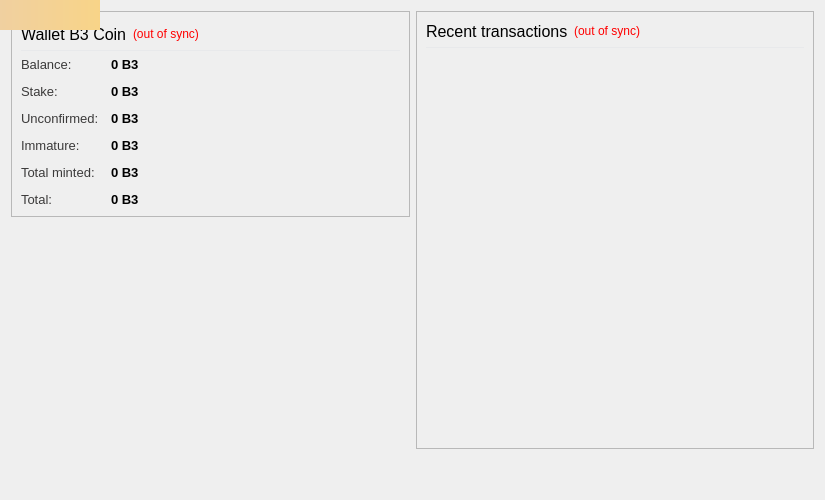
<?xml version="1.0" encoding="UTF-8"?>
<ui version="4.0">
 <class>OverviewPage</class>
 <widget class="QWidget" name="OverviewPage">
  <property name="geometry">
   <rect>
    <x>0</x>
    <y>0</y>
    <width>825</width>
    <height>500</height>
   </rect>
  </property>
  <property name="maximumSize">
   <size>
    <width>825</width>
    <height>500</height>
   </size>
  </property>
  <property name="windowTitle">
   <string>Form</string>
  </property>
  <layout class="QHBoxLayout" name="horizontalLayout" stretch="1,1">
   <item>
    <layout class="QVBoxLayout" name="verticalLayout_2">
     <item>
      <widget class="QFrame" name="frame">
       <property name="styleSheet">
        <string notr="true"/>
       </property>
       <property name="frameShape">
        <enum>QFrame::StyledPanel</enum>
       </property>
       <property name="frameShadow">
        <enum>QFrame::Plain</enum>
       </property>
       <layout class="QVBoxLayout" name="verticalLayout_4">
        <property name="topMargin">
         <number>12</number>
        </property>
        <item>
         <layout class="QHBoxLayout" name="horizontalLayout_4">
          <item>
           <widget class="QLabel" name="label_5">
            <property name="font">
             <font>
              <pointsize>12</pointsize>
              <weight>50</weight>
              <bold>false</bold>
             </font>
            </property>
            <property name="styleSheet">
             <string notr="true">QLabel { color: #000000; border: none;}</string>
            </property>
            <property name="frameShape">
             <enum>QFrame::NoFrame</enum>
            </property>
            <property name="frameShadow">
             <enum>QFrame::Plain</enum>
            </property>
            <property name="text">
             <string>Wallet B3 Coin</string>
            </property>
           </widget>
          </item>
          <item>
           <widget class="QLabel" name="labelWalletStatus">
            <property name="toolTip">
             <string>The displayed information may be out of date. Your wallet automatically synchronizes with the Staycoin network after a connection is established, but this process has not completed yet.</string>
            </property>
            <property name="styleSheet">
             <string notr="true">QLabel { color: red; border-radius: none; border: 0; }</string>
            </property>
            <property name="text">
             <string notr="true">(out of sync)</string>
            </property>
            <property name="alignment">
             <set>Qt::AlignLeading|Qt::AlignLeft|Qt::AlignVCenter</set>
            </property>
           </widget>
          </item>
          <item>
           <spacer name="horizontalSpacer">
            <property name="orientation">
             <enum>Qt::Horizontal</enum>
            </property>
            <property name="sizeHint" stdset="0">
             <size>
              <width>40</width>
              <height>20</height>
             </size>
            </property>
           </spacer>
          </item>
         </layout>
        </item>
        <item>
         <widget class="Line" name="line_2">
          <property name="maximumSize">
           <size>
            <width>16777215</width>
            <height>1</height>
           </size>
          </property>
          <property name="styleSheet">
           <string notr="true">height:1px;border:none;background-color: #e8e9eb; font-size:0; line-height:0;</string>
          </property>
          <property name="frameShadow">
           <enum>QFrame::Plain</enum>
          </property>
          <property name="orientation">
           <enum>Qt::Horizontal</enum>
          </property>
         </widget>
        </item>
        <item>
         <layout class="QFormLayout" name="formLayout_2">
          <property name="fieldGrowthPolicy">
           <enum>QFormLayout::AllNonFixedFieldsGrow</enum>
          </property>
          <property name="horizontalSpacing">
           <number>12</number>
          </property>
          <property name="verticalSpacing">
           <number>12</number>
          </property>
          <item row="0" column="1">
           <widget class="QLabel" name="labelBalance">
            <property name="font">
             <font>
              <pointsize>10</pointsize>
              <weight>75</weight>
              <bold>true</bold>
             </font>
            </property>
            <property name="cursor">
             <cursorShape>IBeamCursor</cursorShape>
            </property>
            <property name="toolTip">
             <string>Your current spendable balance</string>
            </property>
            <property name="styleSheet">
             <string notr="true">QLabel { color: #000000; border: none; }</string>
            </property>
            <property name="text">
             <string notr="true">0 B3</string>
            </property>
            <property name="textInteractionFlags">
             <set>Qt::LinksAccessibleByMouse|Qt::TextSelectableByKeyboard|Qt::TextSelectableByMouse</set>
            </property>
           </widget>
          </item>
          <item row="1" column="0">
           <widget class="QLabel" name="label_6">
            <property name="font">
             <font>
              <pointsize>10</pointsize>
             </font>
            </property>
            <property name="styleSheet">
             <string notr="true">QLabel { border:none; color: #3B3A3A;}</string>
            </property>
            <property name="text">
             <string>Stake:</string>
            </property>
           </widget>
          </item>
          <item row="1" column="1">
           <widget class="QLabel" name="labelStake">
            <property name="font">
             <font>
              <pointsize>10</pointsize>
              <weight>75</weight>
              <bold>true</bold>
             </font>
            </property>
            <property name="cursor">
             <cursorShape>IBeamCursor</cursorShape>
            </property>
            <property name="toolTip">
             <string>Total of coins that was staked, and do not yet count toward the current balance</string>
            </property>
            <property name="styleSheet">
             <string notr="true">QLabel { color: #000000; border: none; }</string>
            </property>
            <property name="text">
             <string notr="true">0 B3</string>
            </property>
            <property name="textInteractionFlags">
             <set>Qt::LinksAccessibleByMouse|Qt::TextSelectableByKeyboard|Qt::TextSelectableByMouse</set>
            </property>
           </widget>
          </item>
          <item row="2" column="0">
           <widget class="QLabel" name="label_3">
            <property name="font">
             <font>
              <pointsize>10</pointsize>
             </font>
            </property>
            <property name="styleSheet">
             <string notr="true">QLabel { border:none; color: #3B3A3A;}</string>
            </property>
            <property name="text">
             <string>Unconfirmed:</string>
            </property>
           </widget>
          </item>
          <item row="2" column="1">
           <widget class="QLabel" name="labelUnconfirmed">
            <property name="font">
             <font>
              <pointsize>10</pointsize>
              <weight>75</weight>
              <bold>true</bold>
             </font>
            </property>
            <property name="cursor">
             <cursorShape>IBeamCursor</cursorShape>
            </property>
            <property name="toolTip">
             <string>Total of transactions that have yet to be confirmed, and do not yet count toward the current balance</string>
            </property>
            <property name="styleSheet">
             <string notr="true">QLabel { color: #000000; border: none; }</string>
            </property>
            <property name="text">
             <string notr="true">0 B3</string>
            </property>
            <property name="textInteractionFlags">
             <set>Qt::LinksAccessibleByMouse|Qt::TextSelectableByKeyboard|Qt::TextSelectableByMouse</set>
            </property>
           </widget>
          </item>
          <item row="3" column="0">
           <widget class="QLabel" name="labelImmatureText">
            <property name="font">
             <font>
              <pointsize>10</pointsize>
             </font>
            </property>
            <property name="styleSheet">
             <string notr="true">QLabel { border:none; color: #3B3A3A;}</string>
            </property>
            <property name="text">
             <string>Immature:</string>
            </property>
           </widget>
          </item>
          <item row="3" column="1">
           <widget class="QLabel" name="labelImmature">
            <property name="font">
             <font>
              <pointsize>10</pointsize>
              <weight>75</weight>
              <bold>true</bold>
             </font>
            </property>
            <property name="cursor">
             <cursorShape>IBeamCursor</cursorShape>
            </property>
            <property name="toolTip">
             <string>Mined balance that has not yet matured</string>
            </property>
            <property name="styleSheet">
             <string notr="true">QLabel { color: #000000; border: none; }</string>
            </property>
            <property name="text">
             <string notr="true">0 B3</string>
            </property>
            <property name="textInteractionFlags">
             <set>Qt::LinksAccessibleByMouse|Qt::TextSelectableByKeyboard|Qt::TextSelectableByMouse</set>
            </property>
           </widget>
          </item>
          <item row="4" column="0">
           <widget class="QLabel" name="labelMintedText">
            <property name="font">
             <font>
              <pointsize>10</pointsize>
             </font>
            </property>
            <property name="styleSheet">
             <string notr="true">QLabel { border:none; color: #3B3A3A;}</string>
            </property>
            <property name="text">
             <string>Total minted:</string>
            </property>
           </widget>
          </item>
          <item row="4" column="1">
           <widget class="QLabel" name="labelMinted">
            <property name="font">
             <font>
              <pointsize>10</pointsize>
              <weight>75</weight>
              <bold>true</bold>
             </font>
            </property>
            <property name="cursor">
             <cursorShape>IBeamCursor</cursorShape>
            </property>
            <property name="toolTip">
             <string>Total number of coins made by POS</string>
            </property>
            <property name="styleSheet">
             <string notr="true">QLabel { color: #000000; border: none; }</string>
            </property>
            <property name="text">
             <string notr="true">0 B3</string>
            </property>
            <property name="textInteractionFlags">
             <set>Qt::LinksAccessibleByMouse|Qt::TextSelectableByKeyboard|Qt::TextSelectableByMouse</set>
            </property>
           </widget>
          </item>
          <item row="5" column="0">
           <widget class="QLabel" name="labelTotalText">
            <property name="font">
             <font>
              <pointsize>10</pointsize>
             </font>
            </property>
            <property name="styleSheet">
             <string notr="true">QLabel { border:none; color: #3B3A3A;}</string>
            </property>
            <property name="text">
             <string>Total:</string>
            </property>
           </widget>
          </item>
          <item row="5" column="1">
           <widget class="QLabel" name="labelTotal">
            <property name="font">
             <font>
              <pointsize>10</pointsize>
              <weight>75</weight>
              <bold>true</bold>
             </font>
            </property>
            <property name="cursor">
             <cursorShape>IBeamCursor</cursorShape>
            </property>
            <property name="toolTip">
             <string>Your current total balance</string>
            </property>
            <property name="styleSheet">
             <string notr="true">QLabel { color: #000000; border: none; }</string>
            </property>
            <property name="text">
             <string notr="true">0 B3</string>
            </property>
            <property name="textInteractionFlags">
             <set>Qt::LinksAccessibleByMouse|Qt::TextSelectableByKeyboard|Qt::TextSelectableByMouse</set>
            </property>
           </widget>
          </item>
          <item row="0" column="0">
           <widget class="QLabel" name="label">
            <property name="font">
             <font>
              <pointsize>10</pointsize>
             </font>
            </property>
            <property name="styleSheet">
             <string notr="true">QLabel { border:none; color: #3B3A3A;}</string>
            </property>
            <property name="frameShape">
             <enum>QFrame::NoFrame</enum>
            </property>
            <property name="lineWidth">
             <number>1</number>
            </property>
            <property name="text">
             <string>Balance:</string>
            </property>
            <property name="alignment">
             <set>Qt::AlignLeading|Qt::AlignLeft|Qt::AlignVCenter</set>
            </property>
           </widget>
          </item>
         </layout>
        </item>
       </layout>
      </widget>
     </item>
     <item>
      <spacer name="verticalSpacer">
       <property name="orientation">
        <enum>Qt::Vertical</enum>
       </property>
       <property name="sizeType">
        <enum>QSizePolicy::Expanding</enum>
       </property>
       <property name="sizeHint" stdset="0">
        <size>
         <width>20</width>
         <height>20</height>
        </size>
       </property>
      </spacer>
     </item>
     <item alignment="Qt::AlignHCenter">
      <widget class="QLabel" name="label_61">
       <property name="sizePolicy">
        <sizepolicy hsizetype="Preferred" vsizetype="Preferred">
         <horstretch>0</horstretch>
         <verstretch>0</verstretch>
        </sizepolicy>
       </property>
       <property name="text">
        <string/>
       </property>
       <property name="pixmap">
        <pixmap>:/images/wallet_bgcoin</pixmap>
       </property>
       <property name="scaledContents">
        <bool>false</bool>
       </property>
       <property name="alignment">
        <set>Qt::AlignBottom|Qt::AlignLeading|Qt::AlignLeft</set>
       </property>
       <property name="wordWrap">
        <bool>false</bool>
       </property>
       <property name="margin">
        <number>0</number>
       </property>
       <property name="indent">
        <number>0</number>
       </property>
       <property name="openExternalLinks">
        <bool>false</bool>
       </property>
      </widget>
     </item>
    </layout>
   </item>
   <item>
    <layout class="QVBoxLayout" name="verticalLayout_3">
     <item>
      <widget class="QFrame" name="frame_2">
       <property name="styleSheet">
        <string notr="true"/>
       </property>
       <property name="frameShape">
        <enum>QFrame::StyledPanel</enum>
       </property>
       <property name="frameShadow">
        <enum>QFrame::Plain</enum>
       </property>
       <layout class="QVBoxLayout" name="verticalLayout" stretch="0,0,0">
        <item>
         <layout class="QHBoxLayout" name="horizontalLayout_2">
          <item>
           <widget class="QLabel" name="label_4">
            <property name="font">
             <font>
              <pointsize>12</pointsize>
             </font>
            </property>
            <property name="styleSheet">
             <string notr="true">QLabel { color: #000000; border: none;}</string>
            </property>
            <property name="text">
             <string>Recent transactions</string>
            </property>
           </widget>
          </item>
          <item>
           <widget class="QLabel" name="labelTransactionsStatus">
            <property name="toolTip">
             <string>The displayed information may be out of date. Your wallet automatically synchronizes with the Staycoin network after a connection is established, but this process has not completed yet.</string>
            </property>
            <property name="styleSheet">
             <string notr="true">QLabel { color: red; border-radius: 0; border:none;}</string>
            </property>
            <property name="text">
             <string notr="true">(out of sync)</string>
            </property>
            <property name="alignment">
             <set>Qt::AlignRight|Qt::AlignTrailing|Qt::AlignVCenter</set>
            </property>
           </widget>
          </item>
          <item>
           <spacer name="horizontalSpacer_2">
            <property name="orientation">
             <enum>Qt::Horizontal</enum>
            </property>
            <property name="sizeHint" stdset="0">
             <size>
              <width>40</width>
              <height>20</height>
             </size>
            </property>
           </spacer>
          </item>
         </layout>
        </item>
        <item>
         <widget class="Line" name="line">
          <property name="maximumSize">
           <size>
            <width>16777215</width>
            <height>1</height>
           </size>
          </property>
          <property name="styleSheet">
           <string notr="true">height:1px;border:none;background-color: #e8e9eb; font-size:0; line-height:0;</string>
          </property>
          <property name="orientation">
           <enum>Qt::Horizontal</enum>
          </property>
         </widget>
        </item>
        <item>
         <widget class="QListView" name="listTransactions">
          <property name="styleSheet">
           <string notr="true">QListView { background: transparent; border-radius:0; border:none;}</string>
          </property>
          <property name="frameShape">
           <enum>QFrame::NoFrame</enum>
          </property>
          <property name="verticalScrollBarPolicy">
           <enum>Qt::ScrollBarAsNeeded</enum>
          </property>
          <property name="horizontalScrollBarPolicy">
           <enum>Qt::ScrollBarAlwaysOff</enum>
          </property>
          <property name="autoScroll">
           <bool>true</bool>
          </property>
          <property name="selectionMode">
           <enum>QAbstractItemView::NoSelection</enum>
          </property>
         </widget>
        </item>
       </layout>
      </widget>
     </item>
     <item>
      <spacer name="verticalSpacer_2">
       <property name="orientation">
        <enum>Qt::Vertical</enum>
       </property>
       <property name="sizeType">
        <enum>QSizePolicy::Fixed</enum>
       </property>
       <property name="sizeHint" stdset="0">
        <size>
         <width>20</width>
         <height>20</height>
        </size>
       </property>
      </spacer>
     </item>
     <item>
      <widget class="QLabel" name="labelBanner">
       <property name="sizePolicy">
        <sizepolicy hsizetype="Preferred" vsizetype="Preferred">
         <horstretch>0</horstretch>
         <verstretch>0</verstretch>
        </sizepolicy>
       </property>
       <property name="cursor">
        <cursorShape>PointingHandCursor</cursorShape>
       </property>
       <property name="text">
        <string/>
       </property>
       <property name="pixmap">
        <pixmap>:/images/banner</pixmap>
       </property>
       <property name="scaledContents">
        <bool>false</bool>
       </property>
       <property name="alignment">
        <set>Qt::AlignBottom|Qt::AlignHCenter</set>
       </property>
       <property name="wordWrap">
        <bool>false</bool>
       </property>
       <property name="margin">
        <number>0</number>
       </property>
       <property name="indent">
        <number>0</number>
       </property>
      </widget>
     </item>
    </layout>
   </item>
  </layout>
  <widget class="QLabel" name="labelAlerts">
   <property name="geometry">
    <rect>
     <x>0</x>
     <y>0</y>
     <width>100</width>
     <height>30</height>
    </rect>
   </property>
   <property name="visible">
    <bool>false</bool>
   </property>
   <property name="styleSheet">
    <string notr="true">background-color: qlineargradient(x1: 0, y1: 0, x2: 1, y2: 0, stop:0 #F0D0A0, stop:1 #F8D488);  color:#000000
</string>
   </property>
   <property name="wordWrap">
    <bool>true</bool>
   </property>
   <property name="margin">
    <number>3</number>
   </property>
  </widget>
 </widget>
 <tabstops>
  <tabstop>listTransactions</tabstop>
 </tabstops>
 <resources/>
 <connections/>
</ui>
